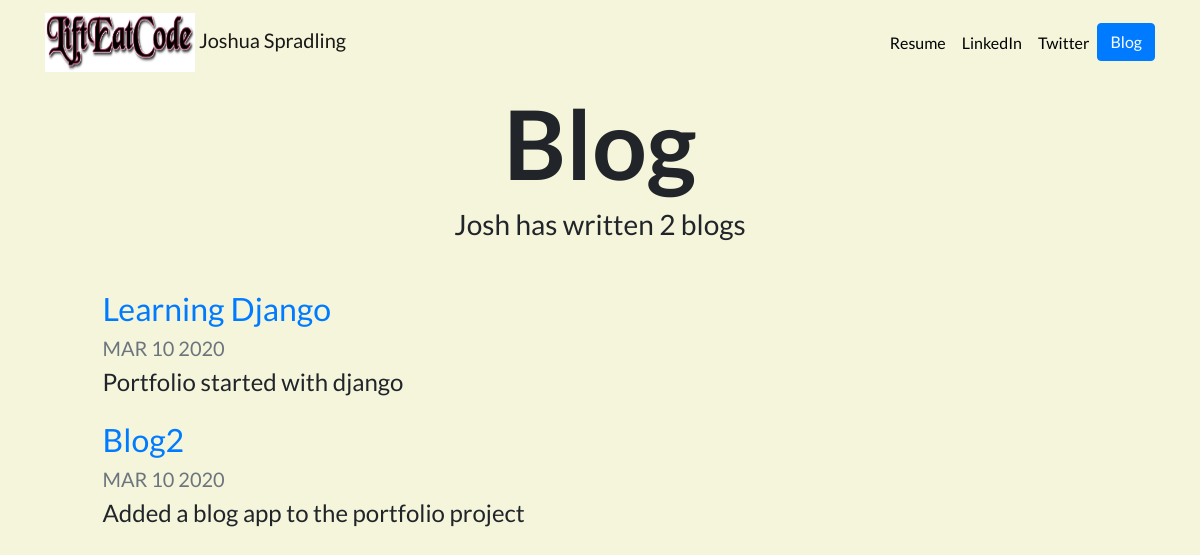
Screenshot of /blog/ with the database file from the repository.
### blog/models.py (models this page shows, shortened)
class Blog(models.Model):
    title = models.CharField(max_length=100)
    description = models.TextField()
    date = models.DateField()

### blog/views.py (the view)
# urls.py: path('', views.all_blogs, name='all_blogs'),
def all_blogs(request):
    blogs = Blog.objects.order_by('-date')
    return render(request, 'blog/all_blogs.html', {'blogs':blogs})

### blog/templates/blog/all_blogs.html
{% extends "portfolio/base.html" %}
{% load static %}
{% block content %}
<h1 id="blogtitle" class="font-weight-bold text-center">Blog</h1>
<h3 class="text-center mb-5">Josh has written {{ blogs.count }} blog{{ blogs.count|pluralize }}</h3>
{% for blog in blogs %}
<div class="row justify-content-center my-3">
  <div class="col-md-10">
    <a href="{% url 'blog:detail' blog.id %}">
      <h2>{{ blog.title }}</h2>
    </a>
    <h5 class="text-muted">{{ blog.date|date:'M d Y'|upper }}</h5>
    <h4>{{ blog.description|striptags|truncatechars:100 }}</h4>
  </div>
</div>
{% endfor %}
{% endblock %}

### portfolio/static/portfolio/custom.css (style rules this page uses)
body { font-family: 'Lato', sans-serif; background-color: beige; }
#blogtitle { font-size: 6rem; }

### rows the page displays
Blog: title "Learning Django", date "MAR 10 2020", description "Portfolio started with django"
Blog: title "Blog2", date "MAR 10 2020", description "Added a blog app to the portfolio project"

### other values shown
{{ blogs.count }} "2"
